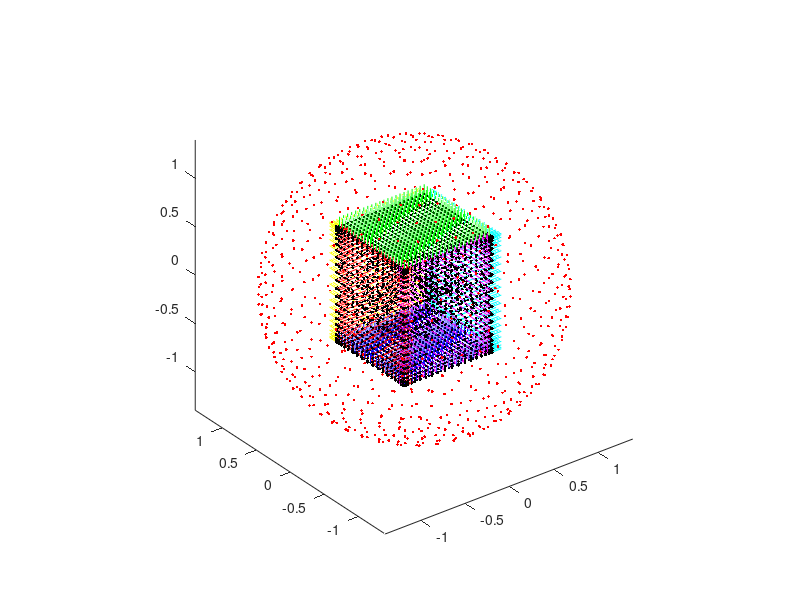

MATLAB code for this plot: (Note: this script raises an error after producing the figure.)
function biperiodic3dlaplace
% Evaluate the potential due to N monopoles or dipoles with bi-periodic Laplace
% kernel in 3D, & check periodicity. No quadrature yet. No FMM yet.
% Barnett 13/3/1 - 13/3/5. collab Wilkening.
%testDLPderiv, return

N = 1e3; v = 2;  % problem size # source pts; verbosity (0,1,2,...)
fmm = 0; % use FMM to apply (1) or direct N^2 summation (0)
srctype = 'd'; % source type: 's' for monopoles (SLP), 'd' for dipoles (DLP)
s.x = rand(3,N)-kron([.5;.5;.5],ones(1,N)); % rand src pts in box
s.x(3,:) = s.x(3,:)/2; % keep max z away from zU and zD
%N=2; s.x = [.5 .4;.5 .4;0.25 0.25]; % ...or small test src pair
s.nx = rand(3,N)-kron([.5;.5;.5],ones(1,N)); % random normals (only used by DLP)
s.nx = s.nx .* repmat(1./sqrt(sum(s.nx.^2,1)),[3 1]); % unit length
coef = 2*(rand(N,1)-0.5); % source strength coeffs col vec
if srctype=='s', if mod(N,2), warning('N odd so can''t balance monopoles'); end
  coef(1+N/2:end) = -coef(1:N/2); end % enforce charge balance for monopoles  
  
d=1; e1 = [d;0;0]; e2 = [0;d;0]; % unit cell square for now, d-by-d
zU = 0.6; zD = -0.6; % box top and bottom face heights (larger makes k conv)
M = 22;   % # gauss nodes in z direction on faces L,R,etc
Mu = 20;  % gauss nodes per line segment in xy plane
Mp = 22;  % periodic nodes per edge on U,D faces (should be > 2K)
K = 10;   % number of Fourier terms either side of zero in each direc
nei = 1;  % # directly summed neighbors each side (0,1,2; 1 is usual 3x3)

[L R B T U D Mf] = buildbox(M,Mu,Mp,zU,zD,d); % 6 faces for collocation on
p.x = sphpts(24, 1.4*d); % MFS pts for representing periodizing part of field
if v,figure; showface({D U L R B T}); hold on; plot3(s.x(1,:),s.x(2,:),s.x(3,:),'k.');plot3(p.x(1,:),p.x(2,:),p.x(3,:),'r.'); axis tight; end

tic, [AL ALn] = SLPmatrix(L,p); [AR ARn] = SLPmatrix(R,p); % periodize: build Q
[AB ABn] = SLPmatrix(B,p); [AT ATn] = SLPmatrix(T,p);
Q = [AL-AR; ALn-ARn; AB-AT; ABn-ATn]; clear AL ALn AR ARn AB ABn AT ATn;
[AU AUn] = SLPmatririx(D,p);
V = [AU; AUn; AD; ADn]; clear AU AUn AD ADn; % same ordering as for W matrix
[kx ky] = meshgrid(-K:K,-K:K); krb = (2*pi/d)*(kx(:)+1i*ky(:)); % C plane k's
kap = sqrt(-abs(krb).^2); Nb = numel(krb); % radiative modes z-wavenumbers
W = zeros(size(V,1), 2*Nb); Mpp = Mp*Mp; % nodes per up face
for j=1:Nb        % fill each column at once, stack order: U Un D Dn
  kx=real(krb(j)); ky=imag(krb(j)); 
  W(1:Mpp,j) = exp(1i*([kx,ky,0]*U.x)'); % note z-zU=0 on entire face
  W(Mpp+1:2*Mpp,j) = W(1:Mpp,j) .* (1i*kap(j)); % up-normal derivs (radiate up)
end  % probably should recode to make all real numbers, 3x faster
W(2*Mpp+1:3*Mpp,1+Nb:end) = W(1:Mpp,1:Nb); % since D same as U
W(3*Mpp+1:end,1+Nb:end) = -W(1+Mpp:2*Mpp,1:Nb); % - since rad down but normal up
E = [Q, zeros(size(Q,1), size(W,2)); V, -W];  % stack periodizing matrix
fprintf('E size %dx%d, filled in %.3g sec...\n', size(E,1),size(E,2),toc)
if v>2,figure; imagesc(log10(abs(E))); colorbar; title('E matrix, log10'); end
tic; [EU ES EV] = svd(E,'econ'); fprintf('svd(E) in %.3g sec...\n',toc)
% figure; imagesc(abs(EV)); colorbar;
ESU = inv(ES)*EU'; clear ES EU; % now EV*(ESU* . ) does bkwds-stable pinv(E)

% Do periodizing of the N srcs:
tic, rhs=zeros(size(E,1),1); xo = s.x; % save original src locations
for i=-nei:nei, for j=-nei:nei % cancelling numerical for now (analytic better!)
    s.x = xo + repmat(i*e1 + j*e2, [1 N]);  % overwrite src w/ direct near copy
    if srctype=='s', [uL uLn] = SLPmatrix(L,s); [uR uRn] = SLPmatrix(R,s);
      [uB uBn] = SLPmatrix(B,s); [uT uTn] = SLPmatrix(T,s);
    else [uL uLn] = DLPmatrix(L,s); [uR uRn] = DLPmatrix(R,s);
      [uB uBn] = DLPmatrix(B,s); [uT uTn] = DLPmatrix(T,s); end
    discrep = [uL-uR; uLn-uRn; uB-uT; uBn-uTn] * coef; % same as in Q
     if srctype=='s', [uU uUn] = SLPmatrix(U,s); [uD uDn] = SLPmatrix(D,s);
       else [uU uUn] = DLPmatrix(U,s); [uD uDn] = DLPmatrix(D,s); end
    mismTB = [uU; uUn; uD; uDn] * coef;
    rhs = rhs - [discrep; mismTB]; % note minus sign since 
end, end, fprintf('box data eval in %.3g sec\n', toc)
cop = EV*(ESU*rhs);  % solve for periodizing degrees of freedom
fprintf('cop norm = %.3g, resid norm = %.3g\n', norm(cop), norm(E*cop-rhs))
if v>1,figure; semilogy(abs(cop)); title('coeffs: MFS then RBs'); end
coa = cop(1:size(Q,2)); corb = cop(size(Q,2)+1:end); % MFS and up-down RB coeffs
% now eval and check total field is periodic at points t nr corner...
x = [-d/2+0.05; -d/2-0.03; 0.1]; t.x = [x, x+e1, x+e2];
u = SLPmatrix(t,p) * coa; % periodizing part of field
for i=-nei:nei, for j=-nei:nei  % plus sum over direct near copies
  s.x = xo + repmat(i*e1 + j*e2, [1 N]);
  if srctype=='s', u = u + SLPmatrix(t,s) * coef;
  else u = u + DLPmatrix(t,s) * coef; end
  end, end
fprintf('potential periodic err, 2 direcs: %.3g, %.3g\n', u(2)-u(1), u(3)-u(1))

if v % Evaluate on a xy-plane slice at height z0:
nx = 100; z0 = -0.4; g = d*((0.5:nx-0.5)/nx-0.5);
[xx yy] = meshgrid(g,g); t.x = [xx(:)'; yy(:)'; z0+0*xx(:)']; % targets
tic, ug = SLPmatrix(t,p) * coa; % slice potentials, periodizing part
for i=-nei:nei, for j=-nei:nei  % add sum over direct near copies
    s.x = xo + repmat(i*e1 + j*e2, [1 N]);
    if srctype=='s', ug = ug + SLPmatrix(t,s) * coef;
      else ug = ug + DLPmatrix(t,s) * coef; end
  end, end, s.x = xo; % reset srcs
fprintf('eval on %dx%d plane done in %.3g sec.\n',nx,nx,toc)
up = zeros(3*nx,3*nx); % periodize z-slice to check it's per
Xp = up; Yp = up; % fill a larger 3x3 array
for i=-1:1, for j=-1:1, ii = (1:nx)+(i+1)*nx; jj = (1:nx)+(j+1)*nx; % inds
    Xp(jj,ii) = xx+i*e1(1)+j*e2(1); Yp(jj,ii) = yy+i*e1(2)+j*e2(2);
    up(jj,ii) = reshape(ug,size(xx)); end, end  % note jj=x direc, ii=y direc
figure; plot3(s.x(1,:),s.x(2,:),s.x(3,:),'k.'); hold on; showface({L R T B});
surf(Xp,Yp,z0+0*Xp,real(up)); %v = max(caxis); caxis(v*[-1 1]);
colormap(jet(256)); colorbar; shading interp; axis equal tight vis3d;
end

keyboard % allow user to examine variables; use dbquit to exit
%%%%%%%%%%%%%%%%%%%%%%%%%%%%% end main %%%%%%%%%%%%%%%%%%%%%%%%%%%%%%%%%%%%%%%


function [A An] = SLPmatrix(t,s)
% matrix mapping charge strengths to potentials (and optional targ n-deriv)
% s.x are src locations; t.x t.nx are targets and normals
M = size(t.x,2); N = size(s.x,2); d = zeros(3,M,N);    % displacements
for i=1:3, d(i,:,:) = repmat(t.x(i,:)',[1 N]) - repmat(s.x(i,:),[M 1]); end
r = reshape(sqrt(sum(d.^2,1)), [M N]);   % distance matrix
if nargout==1
  A = 1./((4*pi)*r);
elseif nargout>1               % want n-deriv too
  ir = 1./r; A = ir/(4*pi);
  tndotd = 0*r; % fill matrix of targ normals dot displacements...
  for i=1:3, tndotd=tndotd+reshape(d(i,:,:),[M N]).*repmat(t.nx(i,:)',[1 N]);end
  An = -tndotd .* ir.^2 .*A; % -(1/4pi)(x.n)/r^3
end

function [A An] = DLPmatrix(t,s)
% matrix mapping dipole strengths to potentials (and optional n-deriv)
% s.x s.nx are src dipole locs and direcs; t.x t.nx are targets and normals
M = size(t.x,2); N = size(s.x,2); d = zeros(3,M,N);    % displacements
for i=1:3, d(i,:,:) = repmat(t.x(i,:)',[1 N]) - repmat(s.x(i,:),[M 1]); end
r = reshape(sqrt(sum(d.^2,1)), [M N]);   % distance matrix
ir = 1./r;
sndotd = 0*r; % fill matrix of src normals dot displacements...
for i=1:3, sndotd = sndotd+reshape(d(i,:,:),[M N]).*repmat(s.nx(i,:),[M 1]); end
if nargout==1
  A = (1/4/pi) * ir.^3 .* sndotd; % +(1/4pi)(x.n)/r^3
elseif nargout>1               % want n-deriv too
  irr = ir.^2;
  temp = (1/4/pi) * ir.*irr;
  A = temp .* sndotd; % +(1/4pi)(x.n)/r^3
  tndotd = 0*r;
  for i=1:3, tndotd=tndotd+reshape(d(i,:,:),[M N]).*repmat(t.nx(i,:)',[1 N]);end
  tndotsn = 0*r;
  for i=1:3, tndotsn=tndotsn+repmat(t.nx(i,:)',[1 N]).*repmat(s.nx(i,:),[M 1]);end
  An = temp .* (-3*irr.*tndotd.*sndotd + tndotsn); % dipole deriv
end

function [L R B T U D Mf] = buildbox(M,Mu,Mp,zU,zD,d);
% build six face structs, and Mf = # nodes per side face
x = d * (((1:Mp)-0.5)/Mp - 0.5);   % uniform in [-.5,.5], for peri trap rule
[xx yy] = meshgrid(x,x);
U.x = [xx(:)'; yy(:)'; zU+0*xx(:)']; U.nx = [0*xx(:)'; 0*xx(:)'; 1+0*xx(:)'];
D.x = [xx(:)'; yy(:)'; zD+0*xx(:)']; D.nx = U.nx; % both normals point up
[x w] = gauss(M); wz = w*(zU-zD)/2;  % vertical quadr weights
z = zD + (zU-zD)*(x+1)/2;    % node z-coords on side faces
zz = repmat(z',[Mu 1]); Mf = numel(zz); % nodes per side face
x = d*gauss(Mu)'/2; % for L and B walls
L.x = [-ones(1,Mf)*d/2; kron(ones(1,M), x); zz(:)'];
L.nx = [ones(1,Mf); zeros(1,Mf); zeros(1,Mf)];
R = L; R.x = R.x+repmat([d;0;0], [1 Mf]);
B.x = [kron(ones(1,M), x); -ones(1,Mf)*d/2; zz(:)'];
B.nx = [zeros(1,Mf); ones(1,Mf); zeros(1,Mf)];
T = B; T.x = T.x+repmat([0;d;0], [1 Mf]);

function [x,w] = gauss(N) % Legendre nodes and weights on [-1,1] from Trefethen
beta = .5./sqrt(1-(2*(1:N-1)).^(-2));
T = diag(beta,1) + diag(beta,-1);
[V,D] = eig(T);
x = diag(D); [x,i] = sort(x);
w = 2*V(1,i).^2;

function showface(Flist)
% SHOWFACE - plot face (or cell array of faces) nodes & surface normals, in 3d
l = 0.1;  % normal plotting length
c = 'bgrcmyb';   % color ordering
for i=1:numel(Flist)
  if iscell(Flist), F = Flist{i}; else F = Flist(i); end
  plot3(F.x(1,:),F.x(2,:),F.x(3,:), 'k.'); hold on;
  plot3([F.x(1,:); F.x(1,:)+l*F.nx(1,:)], [F.x(2,:); F.x(2,:)+l*F.nx(2,:)], [F.x(3,:); F.x(3,:)+l*F.nx(3,:)], [c(i) '-']);
end
axis equal vis3d;

function x = sphpts(n,R) % points on sphere rad R at origin, w/ 2n pts on circ
z = gauss(n);
mmin = 10; % min number of nodes on a latitude line (dep on desired accuracy)
x = [];  % pts on unit sphere
for i=1:n, r = sqrt(1-z(i)^2); % this xy rad
  m = sqrt((2*n*r)^2 + mmin^2); t = (1:m)/m*2*pi; % azimuthal angles
  x = [x, [r*cos(t); r*sin(t); 0*t+z(i)]];
end
x = R*x; % scale

function testevalspeed
% test speed of eval prozy field directly, similar speed to locexp?
M = 1e3;
N = 1e4;
y = rand(3,M);
s.x = rand(3,N);
co = rand(N,1)+1i*rand(N,1);
u = zeros(N,1);
tic, for m=1:M
  u = u + co(m)*(1./sqrt(sum((s.x-repmat(y(:,m),[1 N])).^2,1)))';
end
toc

function testDLPderiv   % check dipole same as monopole finite diff pair
x = [1;2;3]; n = [sqrt(1/3);sqrt(2/3);sqrt(2/3)];
e = 1e-5; s.x = [x-e*n/2,x+e*n/2]; s.nx = [n,n]; t.x = [0;1;0]; t.nx = [1;0;0];
[A An] = SLPmatrix(t,s); co = [-1;1]/e; % approx a dipole by monopoles
s.x = x; s.nx = n; [A1 An1] = DLPmatrix(t,s);
A*co - A1, An*co - An1
